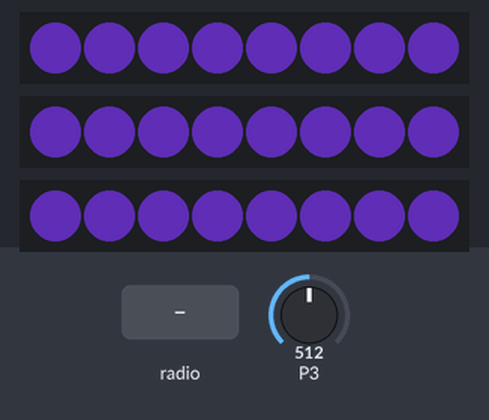
Bench run of a program on a simulated BBC micro:bit (MakeCode). Parts: 3 × 8 RGB LEDs in strip order, left to right. Inputs (shaded band) come from the test bench; at power-on: P3 = 512 (analog values on the 0–1023 scale). Dim RGB values are drawn brighter than linear; random numbers come from a fixed seed.

Above: at 1.2 s.
1.3 s: P3 set to 482
At 2.6 s:
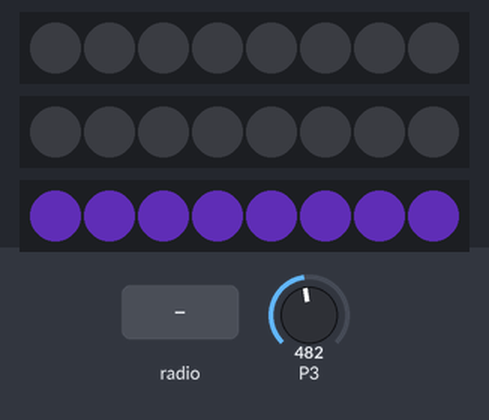
3.0 s: P3 set to 510
At 3.4 s:
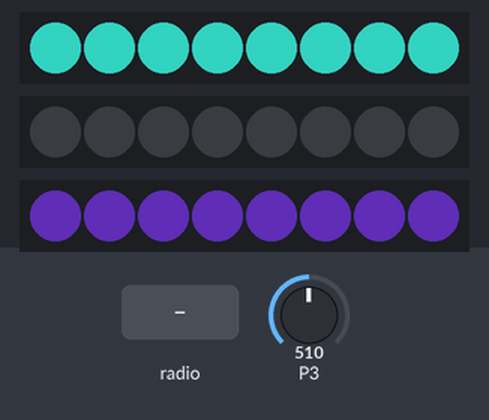
6.0 s: P3 set to 490
At 6.9 s:
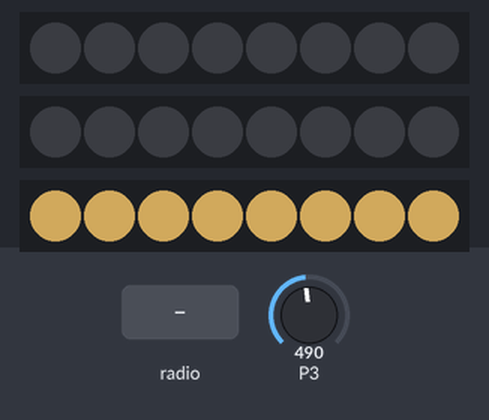
7.5 s: radio message "0" arrives
9.0 s: P3 set to 511
At 9.4 s:
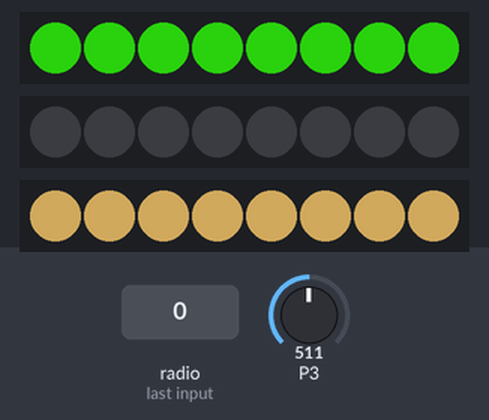
15.5 s: radio message "0" arrives
At 16.5 s:
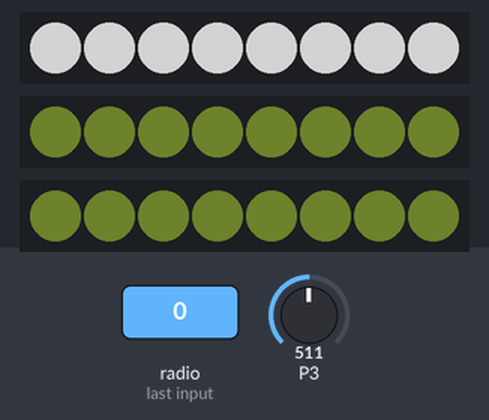
Timing chart, 0 to 28.7 s (numbered marks = the images above; inputs shaded):
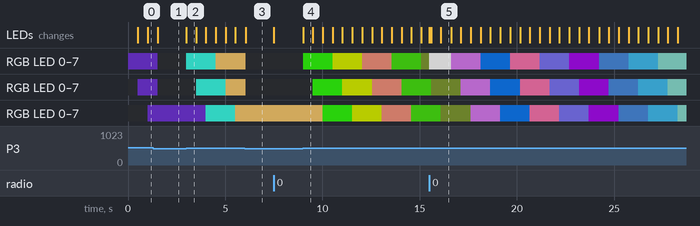

The program:

main.ts
```typescript
radio.onReceivedNumber(function (receivedNumber) {
    if (receivedNumber == 0) {
        strip.showColor(neopixel.colors(NeoPixelColors.White))
    }
})
input.onGesture(Gesture.LogoUp, function () {
    oppo = 0
})
input.onGesture(Gesture.Shake, function () {
    oppo = 1
})
function two () {
    strip.setMatrixColor(3, 4, neopixel.colors(NeoPixelColors.White))
    strip.setMatrixColor(2, 4, neopixel.colors(NeoPixelColors.White))
    strip.setMatrixColor(1, 4, neopixel.colors(NeoPixelColors.White))
    strip.setMatrixColor(3, 3, neopixel.colors(NeoPixelColors.White))
    strip.setMatrixColor(3, 2, neopixel.colors(NeoPixelColors.White))
    strip.setMatrixColor(2, 2, neopixel.colors(NeoPixelColors.White))
    strip.setMatrixColor(1, 2, neopixel.colors(NeoPixelColors.White))
    strip.setMatrixColor(1, 1, neopixel.colors(NeoPixelColors.White))
    strip.setMatrixColor(3, 0, neopixel.colors(NeoPixelColors.White))
    strip.setMatrixColor(2, 0, neopixel.colors(NeoPixelColors.White))
    strip.setMatrixColor(1, 0, neopixel.colors(NeoPixelColors.White))
}
function rotate () {
    for (let index = 0; index <= 4; index++) {

    }
}
let c = 0
let b = 0
let a = 0
let oppo = 0
let strip: neopixel.Strip = null
strip = neopixel.create(DigitalPin.P13, 8, NeoPixelMode.RGB)
let strip_next = neopixel.create(DigitalPin.P14, 8, NeoPixelMode.RGB)
let strip_too = neopixel.create(DigitalPin.P15, 8, NeoPixelMode.RGB)
strip.showColor(neopixel.colors(NeoPixelColors.Yellow))
strip.show()
basic.forever(function () {
    if (pins.analogReadPin(AnalogPin.P3) > 500) {
        a = randint(0, 255)
        b = randint(0, 255)
        c = randint(0, 255)
        strip.showColor(neopixel.rgb(a, b, c))
        strip.show()
        basic.pause(500)
        strip_next.showColor(neopixel.rgb(a, b, c))
        strip_next.show()
        basic.pause(500)
        strip_too.showColor(neopixel.rgb(a, b, c))
        strip_too.show()
        basic.pause(500)
    } else {
        strip.showColor(neopixel.colors(NeoPixelColors.Black))
        strip.show()
        strip_next.showColor(neopixel.colors(NeoPixelColors.Black))
        strip_next.show()
    }
})
```

test.ts
```typescript
// 테스트는 여기로 이동합니다; 이 패키지가 확장으로 사용될 때 컴파일되지 않을 것 입니다.
```

Measured:
- the behaviour switches between 501 and 500 on P3 (found by bisection; images 0 and 1)
- after the input at 3.0 s, RGB LED 0–7: off → RGB(30, 126, 115) at once, → RGB(120, 97, 53) 1.5 s later; RGB LED 0–7: off → RGB(30, 126, 115) after 0.50 s, → RGB(120, 97, 53) 1.5 s later; RGB LED 0–7: RGB(34, 16, 65) → RGB(30, 126, 115) after 1.0 s, → RGB(120, 97, 53) 1.5 s later; the LEDs: change at once (image 2)
- after the input at 9.0 s, RGB LED 0, RGB LED 1: off → RGB(24, 124, 7) at once, → RGB(99, 110, 0) 1.5 s later, → RGB(114, 68, 58) 1.5 s later, → RGB(26, 81, 7) 1.5 s later, … (5 changes in this stretch)
- what the display in image 2 shows lasts 0.5 s, from 3.0 s to 3.5 s
